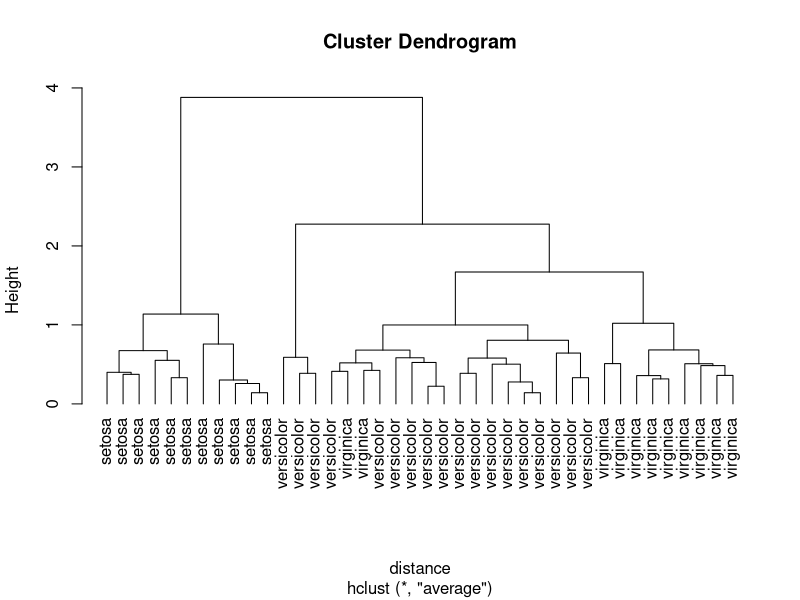

This chart was generated by the following R code: (Note: this script raises an error after producing the figure.)
set.seed(101)
?sampl
sampleiris <- iris[sample(1:150, 40),] # get samples from iris dataset
# each observation has 4 variables, ie, they are interpreted as 4-D points
distance   <- dist(sampleiris[,-5], method="euclidean") 
cluster    <- hclust(distance, method="average")
plot(cluster, hang=-1, label=sampleiris$Species)

?par

par(mfrow=c(1,2))
group.3 <- cutree(cluster, k = 3)  # prune the tree by 3 clusters
table(group.3, sampleiris$Species) # compare with known classes

plot(trainData[,c(1,2)], col=group.3, pch=19, cex=2.5, main="3 clusters")
points(trainData[,c(1,2)], col=trainData$Species, pch=19, cex=1)
plot(sampleiris[,c(1,2)], col=group.3, pch=19, cex=2.5, main="3 clusters")
points(sampleiris[,c(1,2)], col=sampleiris$Species, pch=19, cex=1)